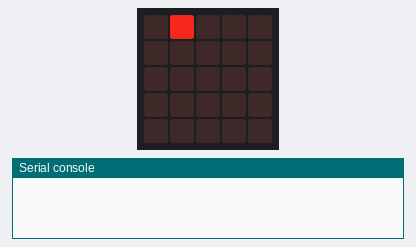
This program was run on a simulated BBC micro:bit running MicroPython. Shown: the board's 5×5 LED display, the last lines printed to the serial console. At 9.9 s the program stops and its outputs stay as they are.

Above: at 0.05 s.
At 0.55 s:
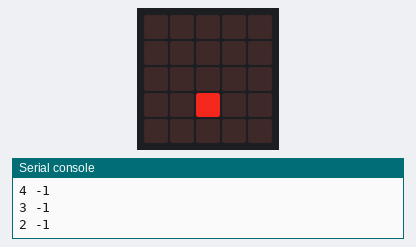
At 1.05 s:
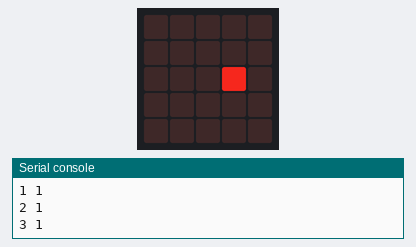

The program:

bounceyblob.py
```python
from microbit import *

xpos = 1
maxx = 4
minx = 0
oldposx = 0
oldposy = 0
xstep = 1
ystep = 1
ypos = 0
maxy = 4
miny = 0


for i in range(1, 100):
        display.set_pixel(xpos,ypos,8)
        display.set_pixel(oldposx,oldposy,0)

        # move coords by step
        oldposx = xpos
        oldposy = ypos
        xpos += xstep
        ypos += ystep
        #check for edges

        sleep(100)

        if xpos >= maxx:
            # (change direction to "bounce")
            xpos = maxx
            xstep = -1
        if xpos <= minx:
            # (change direction to "bounce")
            xstep = minx
            xstep = 1
        if ypos >= maxy:
            ypos = maxy
            ystep = - 1
        if ypos <= miny:
            ypos = miny
            ystep = 1
        print(xpos, xstep)
```

Measured:
- by itself, everything shown: repeats every 0.80 s, in 8 steps
